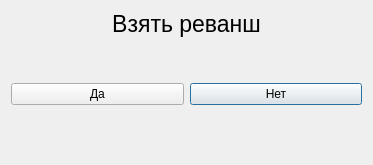
<?xml version="1.0" encoding="UTF-8"?>
<ui version="4.0">
 <class>RevengeDialog</class>
 <widget class="QDialog" name="RevengeDialog">
  <property name="geometry">
   <rect>
    <x>0</x>
    <y>0</y>
    <width>373</width>
    <height>165</height>
   </rect>
  </property>
  <property name="windowTitle">
   <string>Dialog</string>
  </property>
  <layout class="QGridLayout" name="gridLayout">
   <item row="3" column="1">
    <spacer name="verticalSpacer_4">
     <property name="orientation">
      <enum>Qt::Vertical</enum>
     </property>
     <property name="sizeType">
      <enum>QSizePolicy::Fixed</enum>
     </property>
     <property name="sizeHint" stdset="0">
      <size>
       <width>20</width>
       <height>40</height>
      </size>
     </property>
    </spacer>
   </item>
   <item row="2" column="0" colspan="2">
    <widget class="QLabel" name="label">
     <property name="font">
      <font>
       <pointsize>17</pointsize>
      </font>
     </property>
     <property name="text">
      <string>Взять реванш</string>
     </property>
     <property name="alignment">
      <set>Qt::AlignCenter</set>
     </property>
    </widget>
   </item>
   <item row="3" column="0">
    <spacer name="verticalSpacer_3">
     <property name="orientation">
      <enum>Qt::Vertical</enum>
     </property>
     <property name="sizeType">
      <enum>QSizePolicy::Fixed</enum>
     </property>
     <property name="sizeHint" stdset="0">
      <size>
       <width>20</width>
       <height>40</height>
      </size>
     </property>
    </spacer>
   </item>
   <item row="5" column="1">
    <widget class="QPushButton" name="pushButton_2">
     <property name="text">
      <string>Нет</string>
     </property>
    </widget>
   </item>
   <item row="7" column="1">
    <spacer name="verticalSpacer_2">
     <property name="orientation">
      <enum>Qt::Vertical</enum>
     </property>
     <property name="sizeHint" stdset="0">
      <size>
       <width>20</width>
       <height>2</height>
      </size>
     </property>
    </spacer>
   </item>
   <item row="5" column="0">
    <widget class="QPushButton" name="pushButton">
     <property name="text">
      <string>Да</string>
     </property>
    </widget>
   </item>
   <item row="7" column="0">
    <spacer name="verticalSpacer">
     <property name="orientation">
      <enum>Qt::Vertical</enum>
     </property>
     <property name="sizeHint" stdset="0">
      <size>
       <width>20</width>
       <height>2</height>
      </size>
     </property>
    </spacer>
   </item>
  </layout>
 </widget>
 <resources/>
 <connections/>
</ui>
